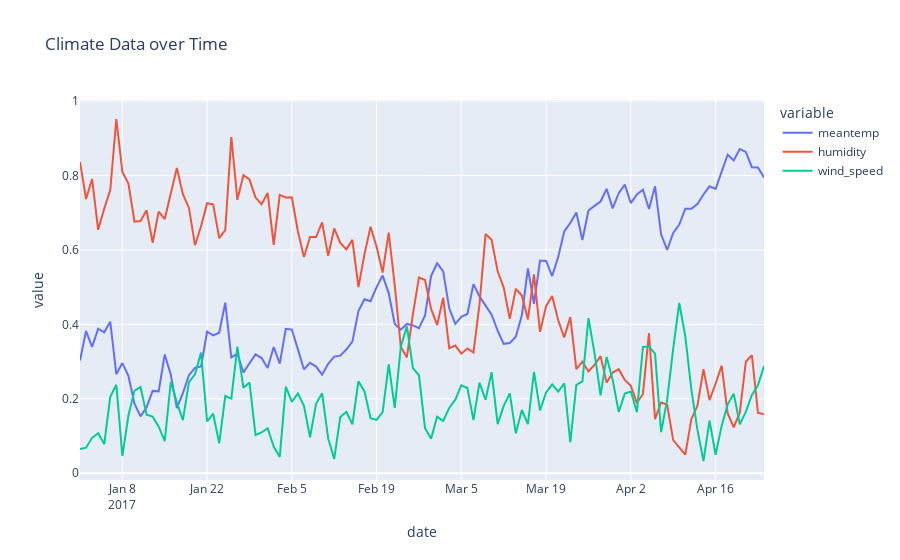

Notebook source saved alongside this figure:
### Code cell
import plotly.express as px

fig = px.line(normalised_test, x='date', y=['meantemp', 'humidity', 'wind_speed'], title='Climate Data over Time')
fig.show()
